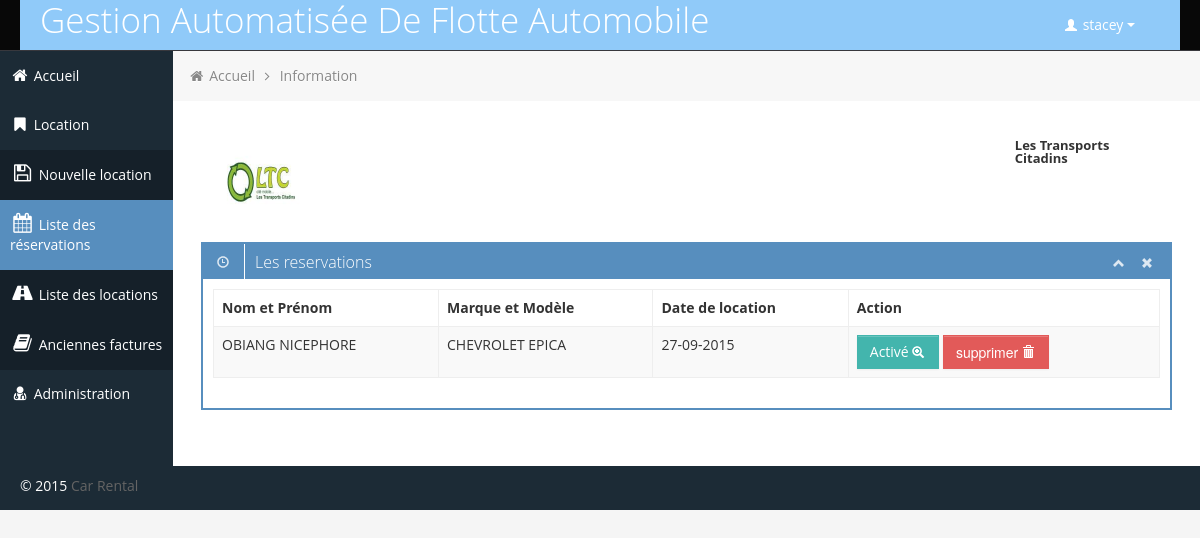
/l_res.php (signed in), run on the app's committed database.
### tables this page shows
CREATE TABLE IF NOT EXISTS `entreprise` (
  `id` int(11) NOT NULL AUTO_INCREMENT COMMENT 'Identifiant unique attribué à la création de l’enregistrement  ',
  `photo` varchar(255) NOT NULL COMMENT 'photo de l''entreprise',
  `nom` varchar(255) NOT NULL COMMENT 'nom de l''entreprise',
  `slogan` varchar(255) NOT NULL COMMENT 'slogan de l''entreprise',
  PRIMARY KEY (`id`)
);

CREATE TABLE IF NOT EXISTS `reservations` (
  `id` int(11) NOT NULL AUTO_INCREMENT,
  `id_voi` int(11) NOT NULL,
  `id_cli` int(11) NOT NULL,
  `prixl` int(255) NOT NULL,
  `observation` varchar(255) NOT NULL,
  `nbrj` int(255) NOT NULL DEFAULT '0',
  `remise` int(11) NOT NULL DEFAULT '0',
  `datel` date NOT NULL,
  `dater` date NOT NULL,
  `datef` date NOT NULL,
  `num` varchar(255) NOT NULL,
  `fait` varchar(255) NOT NULL,
  `id_cha` int(11) NOT NULL,
  `id_chacli` int(11) NOT NULL,
  `operateur` varchar(255) NOT NULL,
  PRIMARY KEY (`id`),
  KEY `code_client` (`id_cli`)
);

CREATE TABLE IF NOT EXISTS `client` (
  `id` int(11) NOT NULL AUTO_INCREMENT COMMENT 'Identifiant unique attribué à la création de l’enregistrement  ',
  `nom` varchar(255) NOT NULL COMMENT 'nom du client',
  `prenom` varchar(255) NOT NULL COMMENT 'prénom du client',
  `tel` varchar(255) NOT NULL COMMENT 'téléphone du client',
  `permis` varchar(255) NOT NULL COMMENT 'permis du client',
  `id_cat` int(11) NOT NULL,
  `photo` varchar(255) NOT NULL COMMENT 'photo du client',
  `id_fact` int(11) NOT NULL COMMENT 'identifiant unique a chaque facture',
  `location` varchar(255) NOT NULL COMMENT 'état de la location',
  `numPermis` varchar(100) NOT NULL,
  PRIMARY KEY (`id`)
);

CREATE TABLE IF NOT EXISTS `vehicule` (
  `id` int(255) NOT NULL AUTO_INCREMENT COMMENT 'Identifiant unique attribué à la création de l’enregistrement  ',
  `id_client` varchar(255) NOT NULL COMMENT 'identifiant du client de la dernière location',
  `matricule` varchar(255) NOT NULL COMMENT 'matricule du véhicule',
  `marque` varchar(255) NOT NULL COMMENT 'marque du véhicule',
  `modele` varchar(255) NOT NULL COMMENT 'modèle du véhicule',
  `nbrP` varchar(255) NOT NULL COMMENT 'nombre de place',
  `etat` varchar(255) NOT NULL COMMENT 'l''état du véhicule',
  `photo` varchar(255) NOT NULL COMMENT 'photo  du véhicule',
  `status` varchar(255) NOT NULL COMMENT 'statut du véhicule (libre, occupé)',
  `prix` int(255) NOT NULL COMMENT 'prix par heure',
  `cate` varchar(255) NOT NULL COMMENT 'catégorie du véhicule',
  `energie` varchar(100) NOT NULL COMMENT 'énergie du véhicule ',
  `id_fact` int(11) NOT NULL,
  PRIMARY KEY (`id`)
);

### l_res.php (the view, shortened to what this page needs)
<?php
include('connexion.php');
?>
<?php
$req = $bdd->query('SELECT * FROM reservations ;');
?>
<!DOCTYPE html>
<html lang="en">
<head>
	<link id="bootstrap-style" href="css/bootstrap.min.css" rel="stylesheet">
	<link href="css/bootstrap-responsive.min.css" rel="stylesheet">
	<link id="base-style" href="css/style.css" rel="stylesheet">
	<link id="base-style-responsive" href="css/style-responsive.css" rel="stylesheet">
</head>
<body>
	<div class="navbar">
		<div class="navbar-inner">
			<div <?php if($_SESSION['level']==1) echo'style="background: #90caf9"';?> class="container-fluid">
				<?php
				if($_SESSION['level']==2)
				echo '
					<a class="brand" href="#"><span style="color: #bbdefb;" >Gestion Automatisée De Flotte Automobile</span></a>';
				else
				echo '<a class="brand" href="#"><span style="color: #ffffff;" >Gestion Automatisée De Flotte Automobile</span></a>';
				?>
				<div class="nav-no-collapse header-nav">
					<ul class="nav pull-right">
						<li class="dropdown">
							<a class="btn dropdown-toggle" data-toggle="dropdown" href="#">
								<i class="halflings-icon white user"></i> <?php echo " ".$_SESSION['login'];  ?>
								<span class="caret"></span>
							</a>
						</li>
					</ul>
				</div>
			</div>
		</div>
	</div>
		<div class="container-fluid-full">
		<div class="row-fluid">
			<div id="sidebar-left" class="span2">
				<div class="nav-collapse sidebar-nav">
					<ul class="nav nav-tabs nav-stacked main-menu">
						<li><a href="accueil.php"><i class="icon-home"></i><span class="hidden-tablet"> Accueil</span></a></li>
						<li>
							<a class="dropmenu" href="#"><i class="icon-bookmark"></i><span class="hidden-tablet"> Location</span></a>
							<ul>
								<li><a class="submenu" href="ch_veh.php"><i class="icon-save"></i><span class="hidden-tablet"><h7> Nouvelle location</h7></span></a></li>
								<li><a class="submenu" href="l_res.php"><i class="icon-calendar"></i><span class="hidden-tablet"> Liste des réservations</span></a></li>
								<li><a class="submenu" href="l_loc.php"><i class="icon-road"></i><span class="hidden-tablet"> Liste des locations</span></a></li>
								<li><a class="submenu" href="a_fac.php"><i class="icon-book"></i><span class="hidden-tablet"> Anciennes factures</span></a></li>
							</ul>
						</li>
						<li>
							<a class="dropmenu" href="#"><i class="icon-user-md"></i><span class="hidden-tablet"> Administration</span></a>
						</li>
						</ul>
				</div>
			</div>
			<div id="content" class="span10">
			<ul class="breadcrumb">
				<li>
					<i class="icon-home"></i>
					<a href="accueil.php">Accueil</a>
					<i class="icon-angle-right"></i>
				</li>
				<li><a href="#">Information</a></li>
			</ul>
		<?php
$rete = $bdd->query('SELECT * FROM entreprise');
$ent = $rete->fetch();
	echo'
			<div class="row-fluid">
			<img class="grayscale" src="img/logo/'.$ent['photo'].'" alt="Sample Image 1" style="max-height: 100px;max-width: 100px; float: left;margin: 3px 15px 10px 10px;	border: none;border-radius:30%;" alt="Dennis Ji"    >
			<h5 class="span8"  ></h5>
			<h5 class="span2"  >'.$ent['nom'].'</h5>
			</div>
		';
?>
			<div class="row-fluid sortable">
				<div class="box span12">
					<div class="box-header" data-original-title>
						<h2><i class="halflings-icon white time"></i><span class="break"></span>Les reservations</h2>
						<div class="box-icon">
							<a href="#" class="btn-minimize"><i class="halflings-icon white chevron-up"></i></a>
							<a href="#" class="btn-close"><i class="halflings-icon white remove"></i></a>
						</div>
					</div>
					<div class="box-content">
						<table class="table table-striped table-bordered bootstrap-datatable datatable">
						  <thead>
							  <tr>
								  <th>Nom et Prénom</th>
								  <th>Marque et Modèle</th>
								  <th>Date de location</th>
								  <th>Action</th>
							  </tr>
						  </thead>
						  <tbody>
	<?php
	while ($data=$req->fetch()){
			$reqc = $bdd->query('SELECT * FROM client WHERE id='.$data['id_cli'].' ;');
				$datac= $reqc->fetch();
			$reqv = $bdd->query('SELECT * FROM vehicule WHERE id='.$data['id_voi'].' ;');
				$datav= $reqv->fetch();
	echo '
							<tr>
								<td>'.$datac['nom'].' '.$datac['prenom'].'</td>
								<td class="center">'.$datav['marque'].'  '.$datav['modele'].'</td>
								<td class="center">'.date("d-m-Y", strtotime($data['datel'])).' </td>
								<td class="center">
									<a class="btn btn-success" href="supprimer.php?action=activer&amp;id='.$data['id'].'" >Activé
										<i class="halflings-icon white zoom-in"></i>
									</a>
									<!--
									<a class="btn btn-danger" href="supprimer.php?action=reservation&amp;id='.$data['id'].'" >supprimer
										<i class="halflings-icon white trash"></i>
									</a>
									-->
									<button  data-toggle="modal" data-target="#myModal2" type="submit" class="btn btn-danger "  onclick="return cap('.$data['id'].');" href="">supprimer
									  <i class="halflings-icon white trash"></i>
									</button>
								</td>
							</tr>';
	}
	?>
						  </tbody>
					  </table>
					</div>
				</div>
			</div>
	</div>
		</div>
		</div>
	<footer>
		<p>
			<span style="text-align:left;float:left">&copy; 2015 <a href="" alt="Car Rental">Car Rental</a></span>
		</p>
	</footer>
</body>
</html>

### css/style-responsive.css (style rules this page uses)
@media (min-width: 1200px) { .container-fluid-full { overflow: hidden; position: relative; height: 100%; } }
@media (min-width: 1200px) { #content { width: 85.578%; padding: 28px; margin: 0px 0px; margin-left: 14.422% !important; } }
@media (min-width: 1200px) { #sidebar-left { background: #1C2B36; margin-left: 0px !important; position: absolute; height: 100%; } }
@media (min-width: 1200px) { .sidebar-nav > ul { margin: 0px; } }
@media (min-width: 1200px) { footer { margin: 0px 0px 0px 0px; padding: 10px 20px; } }

### css/halflings.css (style rules this page uses)
html, html .halflings { -webkit-font-smoothing: antialiased !important; }
.halflings-icon { display: inline-block; width: 14px; height: 14px; line-height: 14px; vertical-align: text-top; background-image: url(../img/glyphicons_halflings.svg); background-position: 0 0; background-repeat: no-repeat; vertical-align: top; *display: inline; *zoom: 1; *margin-right: .3em; }
.halflings-icon.white { background-image: url(../img/glyphicons_halflings-white.svg); }
.halflings-icon.user { background-position: -168px 0; }
.halflings-icon.remove { background-position: -312px 0; }
.halflings-icon.zoom-in { background-position: -336px 0; }
.halflings-icon.trash { background-position: -456px 0; }
.halflings-icon.time { background-position: -48px -24px; }
.halflings-icon.chevron-up { background-position: -288px -120px; }

### data on the page
entreprise: photo (picture), nom "Les Transports Citadins"
reservations: client.nom "OBIANG", client.prenom "NICEPHORE", vehicule.marque "CHEVROLET", vehicule.modele "EPICA", datel "27-09-2015"

### other printed values
$_SESSION['login'] "stacey"
